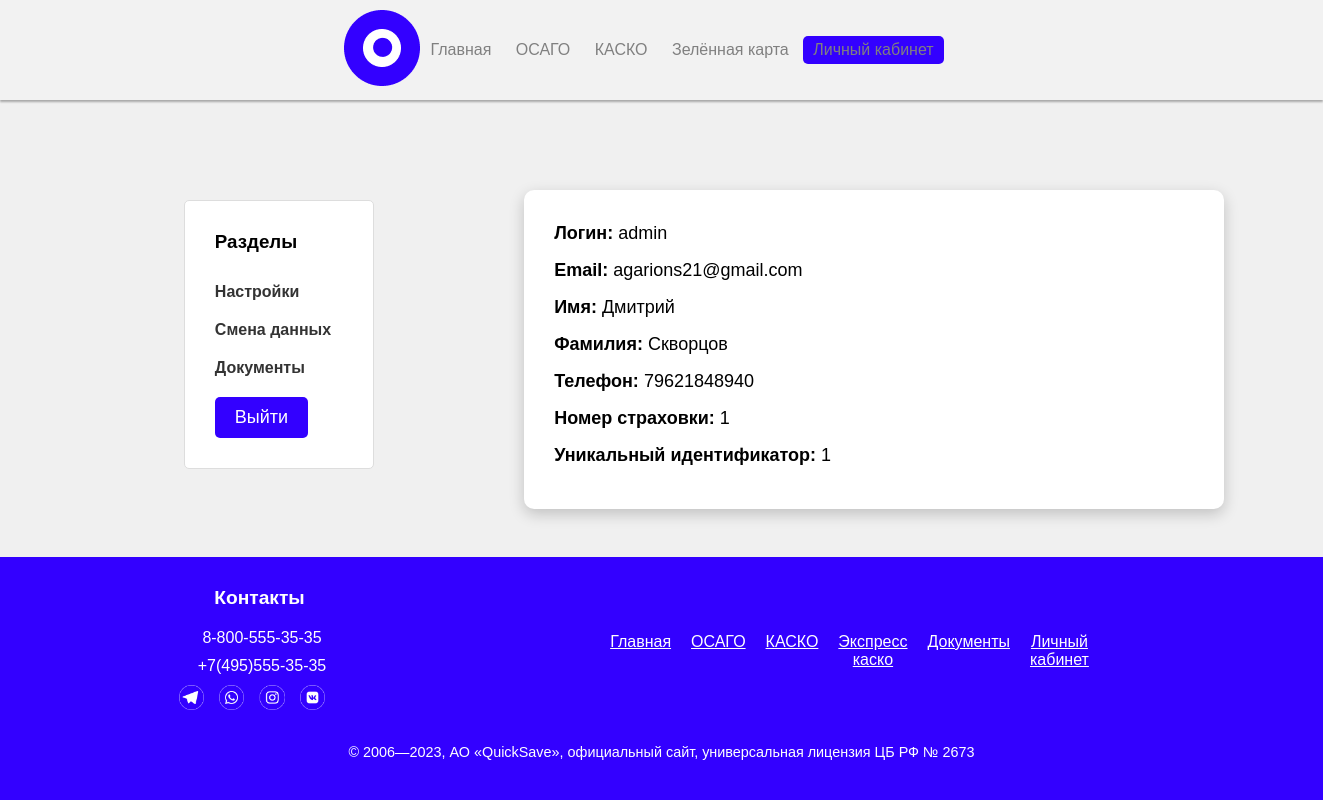
Screenshot of /QS/profile.php (signed in) with the database file from the repository.
### tables this page shows
CREATE TABLE `user` (
  `id_user` int NOT NULL AUTO_INCREMENT,
  `login` varchar(50) NOT NULL,
  `password` varchar(255) NOT NULL,
  `tel_numb` varchar(15) DEFAULT NULL,
  `email` varchar(225) DEFAULT NULL,
  `num_strax` varchar(50) DEFAULT NULL,
  `first_name` varchar(25) DEFAULT NULL,
  `last_name` varchar(25) DEFAULT NULL,
  PRIMARY KEY (`id_user`)
);

### QS/profile.php (the view, shortened to what this page needs)
<?php
$db_host = '127.0.0.1:3306';
$db_user = 'root';
$db_pass = '';
$db_name = 'mydb';
$conn = new mysqli($db_host, $db_user, $db_pass, $db_name);
$login = $_SESSION['login'];
$query = "SELECT * FROM user WHERE login = '$login'";
$result = $conn->query($query);
if ($result->num_rows == 1) {
    $user = $result->fetch_assoc();
} else {
    header("Location: login.php");
    exit;
}
?>
<!DOCTYPE html>
<html>
<head>
    <link rel="stylesheet" type="text/css" href="CSS/header.css">
    <link rel="stylesheet" type="text/css" href="CSS/footer.css">
</head>
<body>
    <header>
        <div class="container">
            <div class="logo">
                <img src="images/logo.png" alt="Логотип">
            </div>
            <nav>
                <ul class="nav">
                    <a href="index.php">Главная</a>
                    <a href="OSAGO.php">ОСАГО</a>
                    <a href="CASCO.php">КАСКО</a>
                    <a href="greencard.php">Зелённая карта</a>
                    <a href="login.php" class="btn-login" id="loginBtn">Личный кабинет</a>
                </ul>
            </nav>
        </div>
    </header>
    <div class="container">
        <div class="sidebar">
            <h3>Разделы</h3>
            <ul class="sidebar-nav">
                <li><a href="#">Настройки</a></li>
                <li><a href="changing.php">Смена данных</a></li>
                <li><a href="#">Документы</a></li>
                <a class="btn-login" href="logout.php">Выйти</a>
            </ul>
        </div>
        <div class="main-content">
            <div class="section">
                <div class="profile-info">
                    <p><strong>Логин:</strong> <?php echo $user['login']; ?></p>
                    <p><strong>Email:</strong> <?php echo $user['email']; ?></p>
                    <p><strong>Имя:</strong> <?php echo $user['first_name']; ?></p>
                    <p><strong>Фамилия:</strong> <?php echo $user['last_name']; ?></p>
                    <p><strong>Телефон:</strong> <?php echo $user['tel_numb']; ?></p>
                    <p><strong>Номер страховки:</strong> <?php echo $user['num_strax']; ?></p>
                    <p><strong>Уникальный идентификатор:</strong> <?php echo $user['id_user']; ?></p>
                </div>
            </div>
        </div>
    </div>
    <footer id="footer">
        <div>
            <div class="container">
                <div class="column">
                    <h3>Контакты</h3>
                    <ul class="contact-info">
                        <li><i class="fa fa-phone"></i> 8-800-555-35-35</li>
                        <li><i class="fa fa-phone"></i> +7(495)555-35-35</li>
                    </ul>
                    <ul class="social-icons">
                        <li><a href="#"> <img src="images/f2.png" alt="Telegram"> <i class="fa fa-telegram"></i></a></li>
                        <li><a href="#"> <img src="images/f4.png" alt="whatsapp"> <i class="fa fa-whatsapp"></i></a></li>
                        <li><a href="#"> <img src="images/f1.png" alt="Instagram"> <i class="fa fa-instagram"></i></a></li>
                        <li><a href="#"> <img src="images/f3.png" alt="VK"> <i class="fa fa-vk"></i></a></li>
                    </ul>
                </div>
                <div class="column">
                    <ul class="mini-nav">
                        <li><a href="index.php">Главная</a></li>
                        <li><a href="OSAGO.php">ОСАГО</a></li>
                        <li><a href="CASCO.php">КАСКО</a></li>
                        <li><a href="Express-CASCO.php">Экспресс каско</a></li>
                        <li><a href="documents.php">Документы</a></li>
                        <li><a href="login.php" id="loginBtn2">Личный кабинет</a></li>
                    </ul>
                </div>
            </div>
            <div class="copyright">
                <p>© 2006—2023, АО «QuickSave», официальный сайт, универсальная лицензия ЦБ РФ № 2673</p>
            </div>
        </div>
    </footer>
</body>
</html>

### QS/CSS/header.css (style rules this page uses)
header { background-color: #f2f2f2; color: #fff; padding: 10px 0; position: fixed; text-align: center; top: 0; left: 0; width: 100%; box-shadow: 0 2px 2px rgba(0,0,0,0.3); }
.container { max-width: 1200px; margin: 0 auto; display: flex; align-items: center; justify-content: center; }
.logo { max-width: 100px; }
nav { display: flex; }
.nav a { color: grey; text-decoration: none; font-size: 16px; padding: 5px 10px; transition: all 0.3s ease; }
.btn-login { background-color: #3300FF; color: #fff; display: inline-block; padding: 10px 20px; font-size: 18px; text-decoration: none; border-radius: 5px; }
.main-content { padding-top: 70px; }

### QS/CSS/footer.css (style rules this page uses)
#footer { position: fixed; bottom: 0; background-color: #3300FF; padding: 30px 0; color: #fff; width: 100%; }
#footer .container { display: flex; justify-content: space-between; }
#footer h3 { font-size: 1.2em; font-weight: 600; margin-bottom: 20px; color: #fff; }
#footer .column { flex-basis: 33%; text-align: center; }
#footer .column ul { list-style: none; padding: 0; margin: 0; }
#footer .column li { margin-bottom: 10px; }
#footer .column a { color: #fff; transition: color 0.2s ease-in-out; }
#footer .mini-nav { display: flex; justify-content: center; list-style: none; padding: 0; margin: 0; }
#footer .mini-nav li { margin-right: 20px; }
#footer .mini-nav a { color: #fff; transition: color 0.2s ease-in-out; }
#footer .copyright { margin-top: 20px; text-align: center; color: #fff; font-size: 0.9em; }
#footer .social-icons { display: flex; justify-content: center; list-style: none; padding: 0; margin: 0; }
#footer .social-icons li { padding-right: 5px; }
#footer .social-icons a { color: #fff; transition: color 0.2s ease-in-out; }
#footer .social-icons img { height: 25px; margin-right: 5px; }

### QS/profile.php (style rules this page uses)
* { margin: 0; padding: 0; box-sizing: border-box; }
body { font-family: Arial, sans-serif; background-color: #f0f0f0; }
.profile-info { margin: 0 auto; width: 1000px; max-width: 70%; margin-top: 120px; margin-bottom: 40px; background-color: #fff; padding: 30px; border-radius: 10px; box-shadow: 0 5px 15px rgba(0, 0, 0, 0.2); }
.profile-info p { font-size: 18px; line-height: 1.5; margin-bottom: 10px; }
footer { background-color: #333; color: #fff; padding: 30px; text-align: center; margin-top: 235px; }
footer p { margin-bottom: 10px; }
.btn-login { background-color: #3300FF; color: #fff; display: inline-block; padding: 10px 20px; font-size: 18px; text-decoration: none; border-radius: 5px; margin-right: 35px; }
.sidebar { width: 30%; padding: 30px; background-color: #fff; border: 1px solid #ddd; border-radius: 5px; margin-top: 120px; margin-right: auto; margin-left: 235px; }
.sidebar h3 { margin-top: 0; margin-bottom: 30px; }
.sidebar-nav { list-style-type: none; padding: 0; margin: 0; }
.sidebar-nav li { margin-bottom: 20px; }
.sidebar-nav li a { text-decoration: none; color: #333; font-weight: bold; }

### rows the page displays
user: login "admin", email "agarions21@gmail.com", first_name "Дмитрий", last_name "Скворцов", tel_numb "79621848940", num_strax "1", id_user "1"
